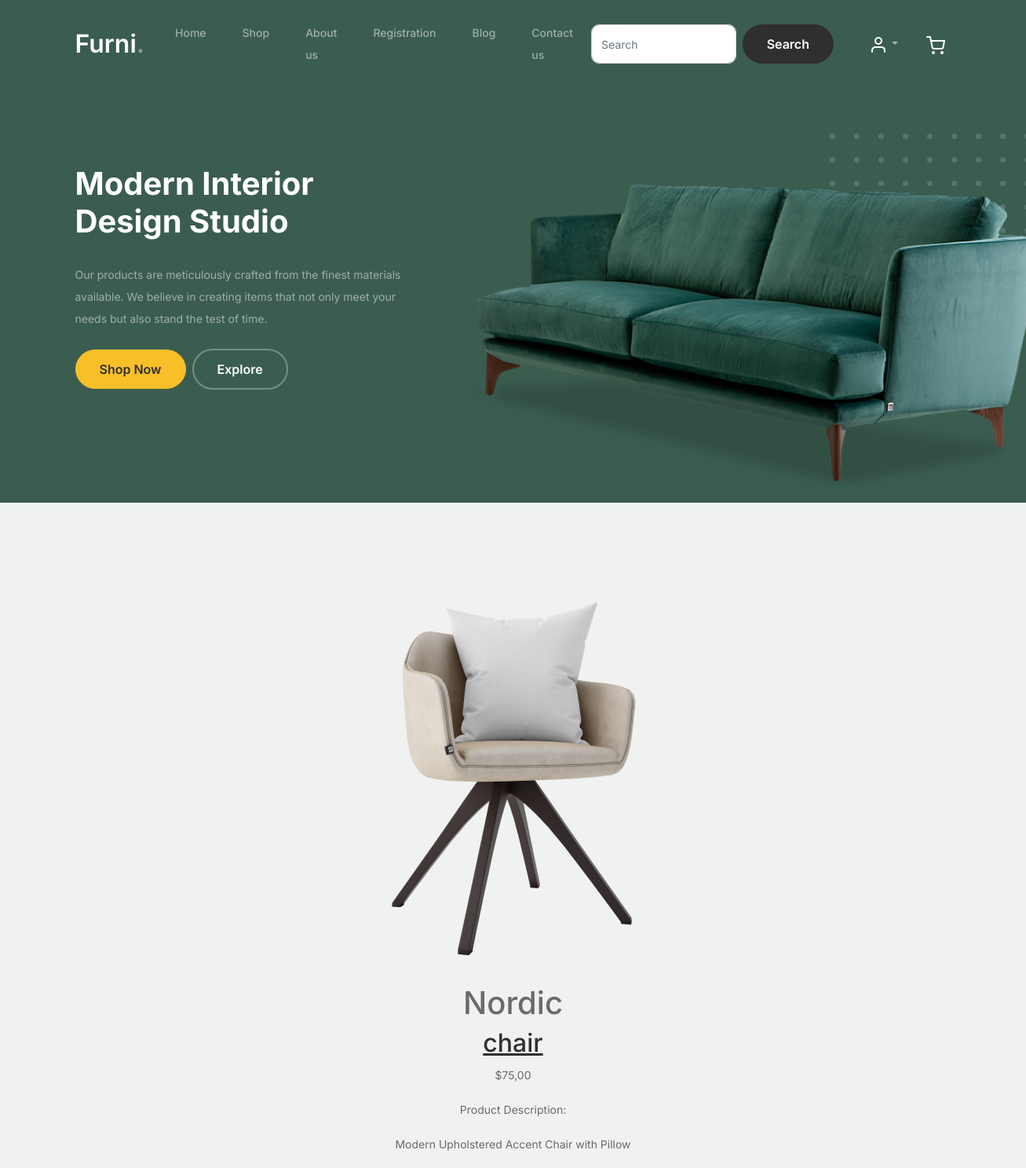
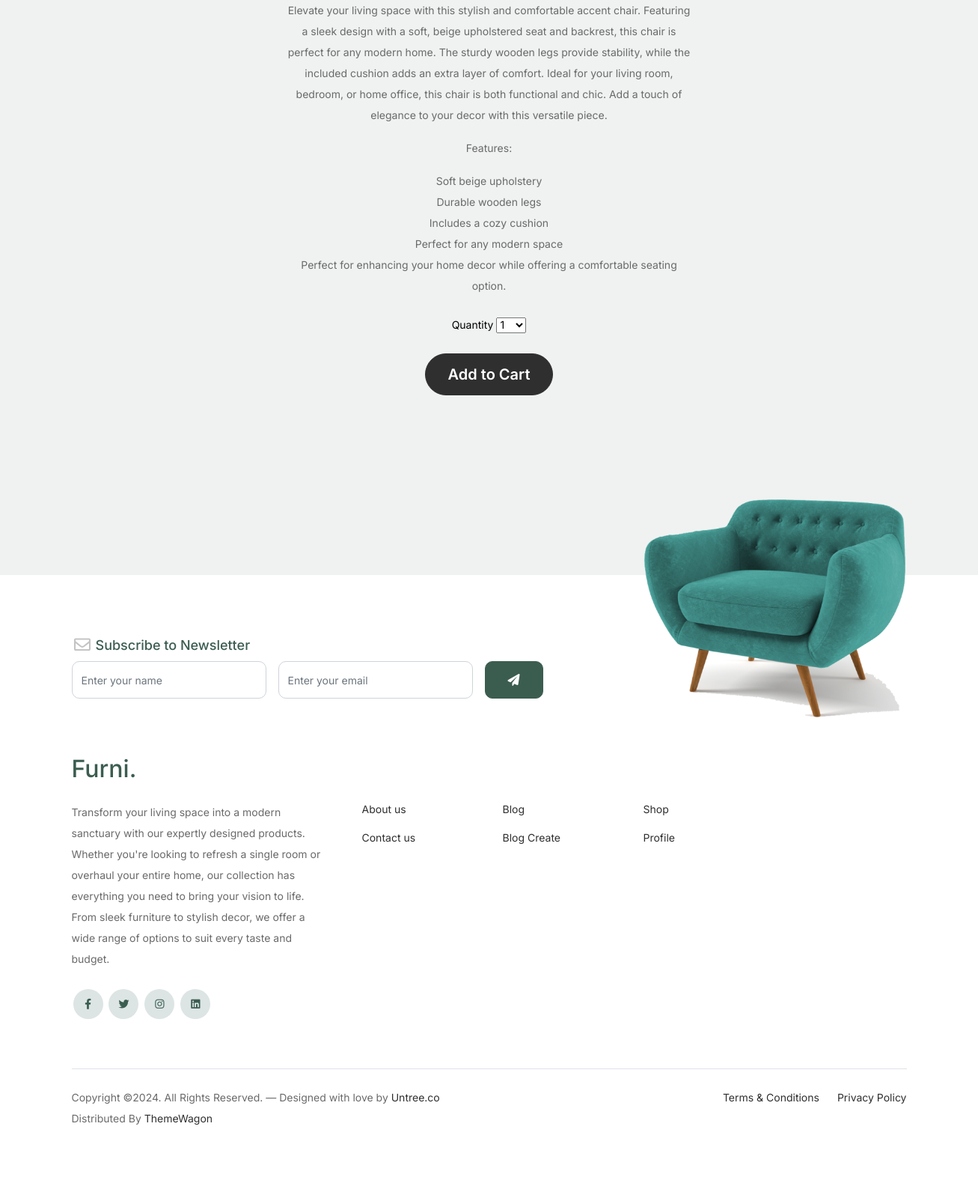
Page /1/nordic on the committed database (2 pictures, top to bottom).
### shop/models.py (models this page shows, shortened)
class Product(models.Model):
    category = models.ForeignKey(Category, related_name='products', on_delete=models.CASCADE)
    name = models.CharField(max_length=200, db_index=True)
    slug = models.SlugField(max_length=200, db_index=True)
    image = models.ImageField(upload_to='products/%Y/%m/%d', blank=True)
    description = models.TextField(blank=True)
    price = models.DecimalField(max_digits=10, decimal_places=2)
    stock = models.PositiveIntegerField()
    available = models.BooleanField(default=True)
    created = models.DateTimeField(auto_now_add=True)
    updated = models.DateTimeField(auto_now=True)
    class Meta:
        ordering = ('name',)
        indexes = [
            models.Index(fields=['id', 'slug'], name='product_id_slug_idx'),
        ]

class Category(models.Model):
    name = models.CharField(max_length=200, db_index=True)
    slug = models.SlugField(max_length=200, db_index=True, unique=True)
    class Meta:
        ordering = ('name',)
        verbose_name = 'Категория'
        verbose_name_plural = 'Категории'
    def __str__(self):
        return self.name
    def get_absolute_url(self):
        return f"{reverse('shop:product_list')}?category={self.slug}"

### shop/views.py (the view)
# urls.py: path('<int:id>/<slug:slug>', views.product_detail, name='product_detail'),
def product_detail(request, id, slug):
    product = get_object_or_404(Product,
                                id=id,
                                slug=slug,
                                available=True)
    cart_product_form = CartAddProductForm()
    return render(request,
                  'shop/shop_detail.html',
                  {'product': product, 'cart_product_form': cart_product_form})

### shop/forms.py
class SubscriptionForm(forms.ModelForm):
    class Meta:
        model = Subscriber
        fields = ['name', 'email']
    name = forms.CharField(max_length=100, widget=forms.TextInput(attrs={
        'class': 'form-control',
        'placeholder': 'Enter your name',
    }))
    email = forms.EmailField(widget=forms.EmailInput(attrs={
        'class': 'form-control',
        'placeholder': 'Enter your email',
    }))

### shopping_cart/forms.py
class CartAddProductForm(forms.Form):
    quantity = forms.TypedChoiceField(choices=PRODUCT_QUANTITY_CHOICES, coerce=int)
    update = forms.BooleanField(required=False, initial=False, widget=forms.HiddenInput)

### shop/context_processors.py (called while the page is built)
def subscription_form(request):
    return {'subscription_form': SubscriptionForm()}

### shopping_cart/cart.py (called while the page is built)
    def __len__(self):
        return sum(item['quantity'] for item in self.cart.values())

    def get_total_quantity(self):
        return self.__len__()

### shopping_cart/context_processors.py (called while the page is built)
def cart(request):
    return {'cart': Cart(request)}

### templates/shop/shop_detail.html (shortened to what this page needs)
{% extends "shop/base.html" %}
{% load static %}
{% block content %}
<div class="untree_co-section product-section before-footer-section">
    <div class="container">
        <div class="row justify-content-center">
            <div class="col-md-8 col-lg-6 mb-5">
                <div class="product-details text-center">
                    <div class="product-image mb-4">
                        <img src="{% if product.image %}{{ product.image.url }}{% else %}{% static 'img/no_image.png' %}{% endif %}" class="img-fluid" alt="{{ product.name }}">
                    </div>
                    <h1 class="product-title">{{ product.name }}</h1>
                    <h2 class="product-category">
                        <a href="{{ product.category.get_absolute_url }}">{{ product.category }}</a>
                    </h2>
                    <p class="product-price">${{ product.price }}</p>
                    <div class="product-description">
                        {{ product.description|linebreaks }}
                    </div>
                    <div class="add-to-cart mt-4">
                        <form action="{% url 'shopping_cart:cart_add' product.id %}" method="POST">
                            <div class="form-group row justify-content-center">
                                <div class="col-md-4">
                                    <label for="quantity" class="text-black">Quantity</label>
                                    {{ cart_product_form.quantity }}
                                </div>
                            </div>
                            <div class="form-group row mt-4 justify-content-center">
                                <div class="col-md-6">
                                    <button type="submit" class="btn btn-black btn-lg btn-block">Add to Cart</button>
                                </div>
                            </div>
                        </form>
                    </div>
                </div>
            </div>
        </div>
    </div>
</div>
{% endblock %}

### static/shop/css/style.css (style rules this page uses)
body { overflow-x: hidden; position: relative; }
body { font-family: "Inter", sans-serif; font-weight: 400; line-height: 28px; color: #6a6a6a; font-size: 14px; background-color: #eff2f1; }
a { text-decoration: none; -webkit-transition: .3s all ease; -o-transition: .3s all ease; transition: .3s all ease; color: #2f2f2f; text-decoration: underline; }
.btn { font-weight: 600; padding: 12px 30px; border-radius: 30px; color: #ffffff; background: #2f2f2f; border-color: #2f2f2f; }
.product-section { padding: 7rem 0; }
.before-footer-section { padding: 7rem 0 12rem 0 !important; }
.footer-section .subscription-form .form-control { height: 50px; border-radius: 10px; font-family: "Inter", sans-serif; }
.untree_co-section { padding: 7rem 0; }
.form-control { height: 50px; border-radius: 10px; font-family: "Inter", sans-serif; }

### rows in the picture
Product: image (picture), name "Nordic", category "chair", price "75,00", description "Product Description: Modern Upholstered Accent Chair with Pillow Elevate your living space with this stylish and comfortable accent chair. Featuring a sleek design with a soft, beige upholstered seat and backrest, this chair is perfect for any modern home. The sturdy wooden legs provide stability, while the included cushion adds an extra layer of comfort. Ideal for your living room, bedroom, or home office, this chair is both functional and chic. Add a touch of elegance to your decor with this versatile piece. Features: Soft beige upholstery Durable wooden legs Includes a cozy cushion Perfect for any modern space Perfect for enhancing your home decor while offering a comfortable seating…"
